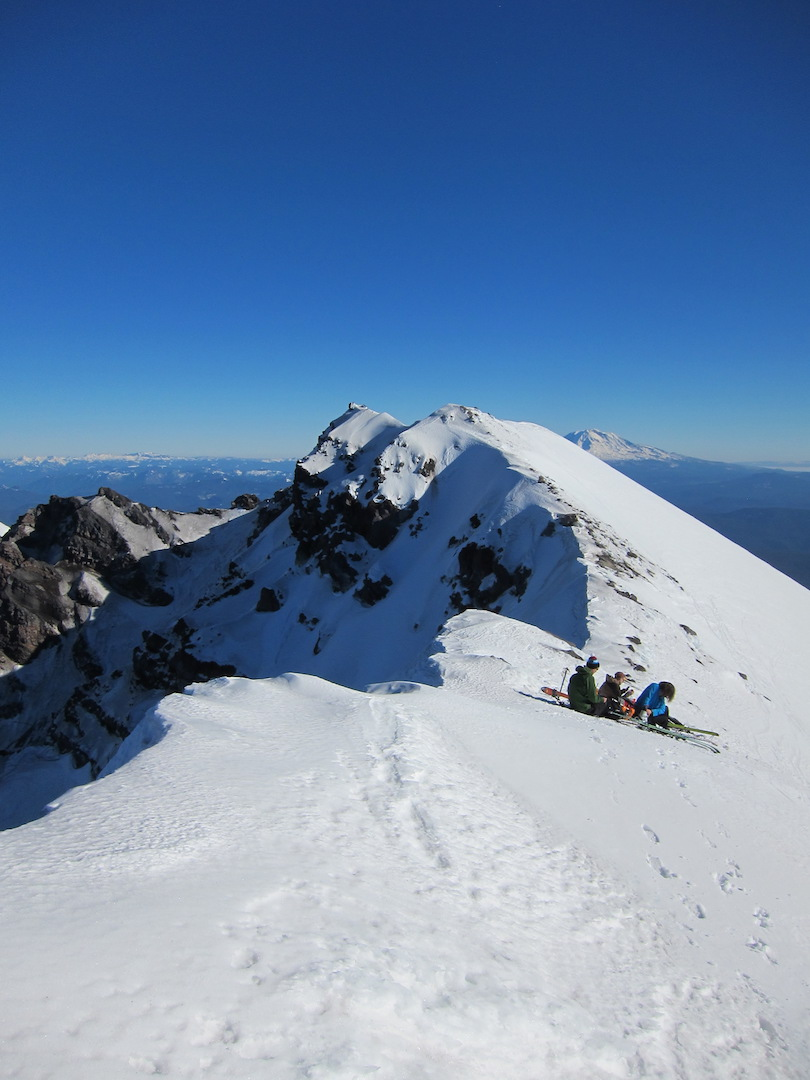
#> input picture Ass2/Images/Mountain/3.jpg, 810 x 1080 px, found by its file name
$ python main4.py
#> lines starting #> are read from the running program, lines starting #| are printed output that depends on the picture
import cv2
import numpy as np
from matplotlib import pyplot as plt


def FindMatches(BaseImage, SecImage):
    # Using SIFT to find the keypoints and decriptors in the images
    Sift = cv2.SIFT_create()
    BaseImage_kp, BaseImage_des = Sift.detectAndCompute(cv2.cvtColor(BaseImage, cv2.COLOR_BGR2GRAY), None)
    SecImage_kp, SecImage_des = Sift.detectAndCompute(cv2.cvtColor(SecImage, cv2.COLOR_BGR2GRAY), None)

    # Using Brute Force matcher to find matches.
    BF_Matcher = cv2.BFMatcher()
    InitialMatches = BF_Matcher.knnMatch(BaseImage_des, SecImage_des, k=2)

    # Applying ratio test and filtering out the good matches.
    GoodMatches = []
    for m, n in InitialMatches:
        if m.distance < 0.75 * n.distance:
            GoodMatches.append([m])

    return GoodMatches, BaseImage_kp, SecImage_kp


def FindHomography(Matches, BaseImage_kp, SecImage_kp):
    # If less than 4 matches found, exit the code.
    if len(Matches) < 4:
        print("\nNot enough matches found between the images.\n")
        exit(0)

    # Storing coordinates of points corresponding to the matches found in both the images
    BaseImage_pts = []
    SecImage_pts = []
    for Match in Matches:
        BaseImage_pts.append(BaseImage_kp[Match[0].queryIdx].pt)
        SecImage_pts.append(SecImage_kp[Match[0].trainIdx].pt)

    # Changing the datatype to "float32" for finding homography
    BaseImage_pts = np.float32(BaseImage_pts)
    SecImage_pts = np.float32(SecImage_pts)

    # Finding the homography matrix(transformation matrix).
    (HomographyMatrix, Status) = cv2.findHomography(SecImage_pts, BaseImage_pts, cv2.RANSAC, 4.0)

    return HomographyMatrix, Status


def GetNewFrameSizeAndMatrix(HomographyMatrix, Sec_ImageShape, Base_ImageShape):
    # Reading the size of the image
    (Height, Width) = Sec_ImageShape

    # Taking the matrix of initial coordinates of the corners of the secondary image
    # Stored in the following format: [[x1, x2, x3, x4], [y1, y2, y3, y4], [1, 1, 1, 1]]
    # Where (xi, yi) is the coordinate of the i th corner of the image.
    InitialMatrix = np.array([[0, Width - 1, Width - 1, 0],
                              [0, 0, Height - 1, Height - 1],
                              [1, 1, 1, 1]])

    # Finding the final coordinates of the corners of the image after transformation.
    # NOTE: Here, the coordinates of the corners of the frame may go out of the
    # frame(negative values). We will correct this afterwards by updating the
    # homography matrix accordingly.
    FinalMatrix = np.dot(HomographyMatrix, InitialMatrix)

    [x, y, c] = FinalMatrix
    x = np.divide(x, c)
    y = np.divide(y, c)

    # Finding the dimentions of the stitched image frame and the "Correction" factor
    min_x, max_x = int(round(min(x))), int(round(max(x)))
    min_y, max_y = int(round(min(y))), int(round(max(y)))

    New_Width = max_x
    New_Height = max_y
    Correction = [0, 0]
    if min_x < 0:
        New_Width -= min_x
        Correction[0] = abs(min_x)
    if min_y < 0:
        New_Height -= min_y
        Correction[1] = abs(min_y)

    # Again correcting New_Width and New_Height
    # Helpful when secondary image is overlaped on the left hand side of the Base image.
    if New_Width < Base_ImageShape[1] + Correction[0]:
        New_Width = Base_ImageShape[1] + Correction[0]
    if New_Height < Base_ImageShape[0] + Correction[1]:
        New_Height = Base_ImageShape[0] + Correction[1]

    # Finding the coordinates of the corners of the image if they all were within the frame.
    x = np.add(x, Correction[0])
    y = np.add(y, Correction[1])
    OldInitialPoints = np.float32([[0, 0],
                                   [Width - 1, 0],
                                   [Width - 1, Height - 1],
                                   [0, Height - 1]])
    NewFinalPonts = np.float32(np.array([x, y]).transpose())

    # Updating the homography matrix. Done so that now the secondary image completely
    # lies inside the frame
    HomographyMatrix = cv2.getPerspectiveTransform(OldInitialPoints, NewFinalPonts)

    return [New_Height, New_Width], Correction, HomographyMatrix


def StitchImages(BaseImage, SecImage):
    # Finding matches between the 2 images and their keypoints
    Matches, BaseImage_kp, SecImage_kp = FindMatches(BaseImage, SecImage)

    # Finding homography matrix.
    HomographyMatrix, Status = FindHomography(Matches, BaseImage_kp, SecImage_kp)

    # Finding size of new frame of stitched images and updating the homography matrix
    NewFrameSize, Correction, HomographyMatrix = GetNewFrameSizeAndMatrix(HomographyMatrix, SecImage.shape[:2], BaseImage.shape[:2])

    # Finally placing the images upon one another.
    StitchedImage = cv2.warpPerspective(SecImage, HomographyMatrix, (NewFrameSize[1], NewFrameSize[0]))
    StitchedImage[Correction[1]:Correction[1]+BaseImage.shape[0], Correction[0]:Correction[0]+BaseImage.shape[1]] = BaseImage

    return StitchedImage


if __name__ == "__main__":
    # Reading the 2 images.
    Image1 = cv2.imread("Images/Mountain/3.jpg")
#> Image1 is the input picture: shape (1080, 810, 3); mean B, G, R 170.7, 136.7, 109.8
    Image2 = cv2.imread("Images/Mountain/4.jpg")
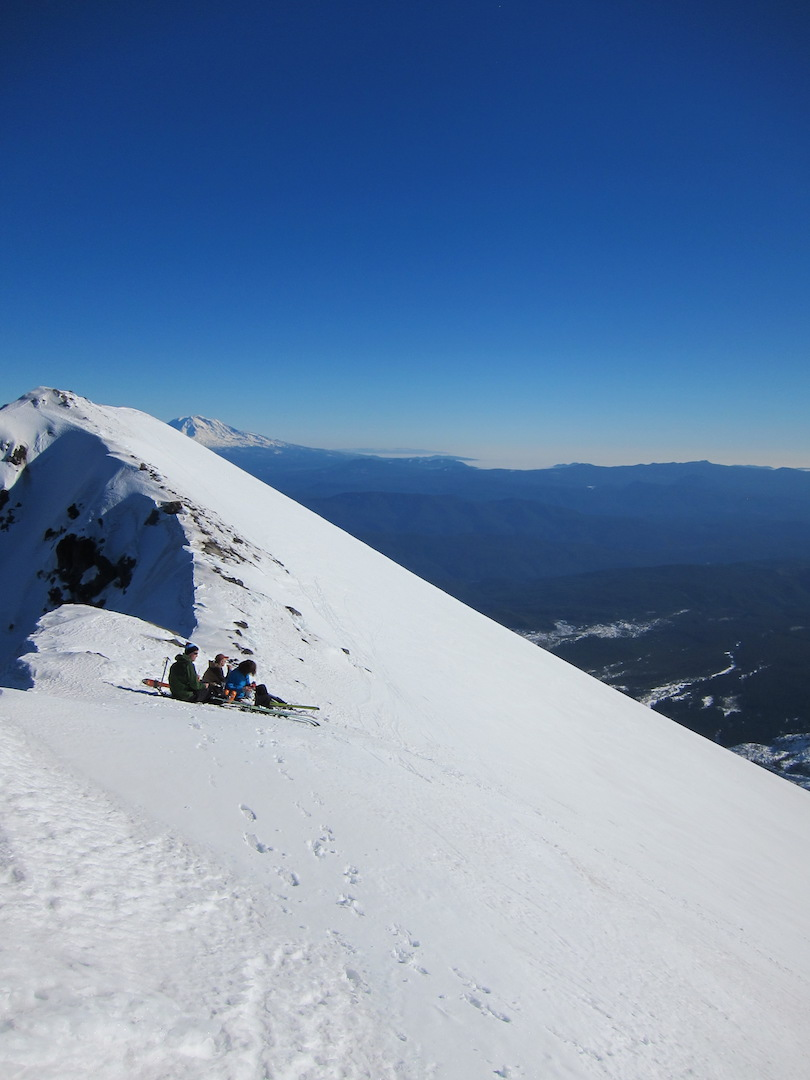
#> input picture Ass2/Images/Mountain/4.jpg, 810 x 1080 px, found by its file name
#> Image2 is the input picture: shape (1080, 810, 3); mean B, G, R 170, 136.6, 111

    # Checking if images read
    if Image1 is None or Image2 is None:
        print("\nImages not read properly or does not exist.\n")
        exit(0)

    # Calling function for stitching images.
    StitchedImage = StitchImages(Image1, Image2)
#> in FindMatches, `BaseImage_kp, BaseImage_des = Sift.detectAndCompute(cv2.cvtColor(BaseI..`: BaseImage_kp = 1334 keypoints; strongest (x, y, size): (386, 469, 2.6), (558, 500, 1.8), (666, 689, 11.4), (682, 626, 1.9)
#> in FindMatches, `SecImage_kp, SecImage_des = Sift.detectAndCompute(cv2.cvtColor(SecImag..`: SecImage_kp = 703 keypoints; strongest (x, y, size): (238, 632, 3.2), (151, 694, 2.2), (253, 683, 2), (162, 487, 2)
#> in FindMatches, `InitialMatches = BF_Matcher.knnMatch(BaseImage_des, SecImage_des, k=2)`: InitialMatches = 1334 matches
#> after the loop in FindMatches, `for m, n in InitialMatches:`: GoodMatches = 259 matches
#> after the loop in FindHomography, `for Match in Matches:`: BaseImage_pts = 259 pairs, first value 37.64 to 784.8, second value 404.6 to 1053.3; SecImage_pts = 259 pairs, first value 5.09 to 704.8, second value 387.5 to 1030.1
#> in FindHomography, `(HomographyMatrix, Status) = cv2.findHomography(SecImage_pts, BaseImag..`: HomographyMatrix = [[0.714, -0.0441, 412.5], [-0.0958, 0.82, 70.87], [-0.000243, -0.000106, 1]]; Status = 259 values, max 1 at index 13, min 0 at index 0, mean 0.699
#> in GetNewFrameSizeAndMatrix, `FinalMatrix = np.dot(HomographyMatrix, InitialMatrix)`: FinalMatrix = [[412.5, 990.4, 942.8, 364.9], [70.87, -6.63, 877.8, 955.3], [1, 0.803, 0.689, 0.886]]
#> in GetNewFrameSizeAndMatrix, `[x, y, c] = FinalMatrix`: x = [412.5, 990.4, 942.8, 364.9]; y = [70.87, -6.63, 877.8, 955.3]; c = [1, 0.803, 0.689, 0.886]
#> in GetNewFrameSizeAndMatrix, `x = np.divide(x, c)`: x = [412.5, 1233.1, 1368.8, 412.1]
#> in GetNewFrameSizeAndMatrix, `y = np.divide(y, c)`: y = [70.87, -8.25, 1274.4, 1078.7]
#> in GetNewFrameSizeAndMatrix, `min_x, max_x = int(round(min(x))), int(round(max(x)))`: min_x = 412; max_x = 1369
#> in GetNewFrameSizeAndMatrix, `min_y, max_y = int(round(min(y))), int(round(max(y)))`: min_y = -8; max_y = 1274
#> in GetNewFrameSizeAndMatrix, `New_Width = max_x`: New_Width = 1369
#> in GetNewFrameSizeAndMatrix, `New_Height = max_y`: New_Height = 1274
#> in GetNewFrameSizeAndMatrix, `New_Height -= min_y`: New_Height = 1282
#> in GetNewFrameSizeAndMatrix, `y = np.add(y, Correction[1])`: y = [78.87, -0.252, 1282.4, 1086.7]
#> in GetNewFrameSizeAndMatrix, `NewFinalPonts = np.float32(np.array([x, y]).transpose())`: NewFinalPonts = [[412.5, 78.87], [1233.1, -0.252], [1368.8, 1282.4], [412.1, 1086.7]]
#> in GetNewFrameSizeAndMatrix, `HomographyMatrix = cv2.getPerspectiveTransform(OldInitialPoints, NewFi..`: HomographyMatrix = [[0.714, -0.0441, 412.5], [-0.0977, 0.819, 78.87], [-0.000243, -0.000106, 1]]
#> in StitchImages, `NewFrameSize, Correction, HomographyMatrix = GetNewFrameSizeAndMatrix(..`: NewFrameSize = [1282, 1369]; Correction = [0, 8]
#> in StitchImages, `StitchedImage = cv2.warpPerspective(SecImage, HomographyMatrix, (NewFr..`:
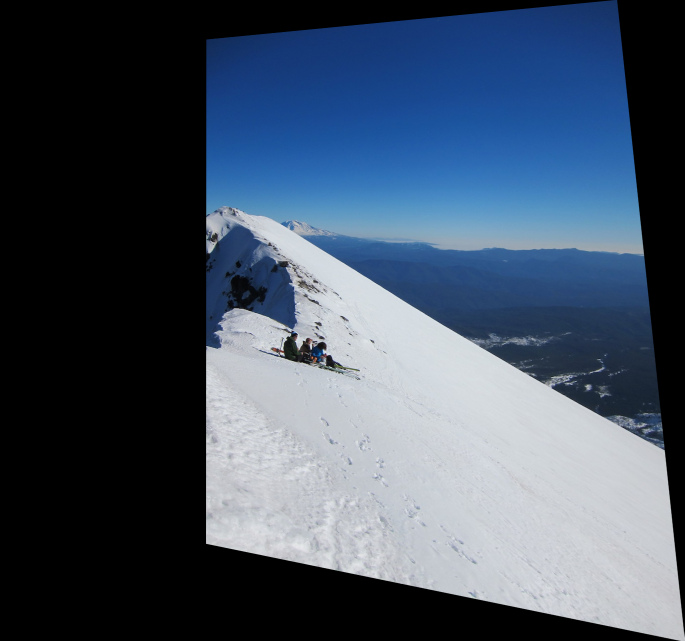
#> StitchedImage: shape (1282, 1369, 3) (shown at 1/2 size); mean B, G, R 99.7, 81.9, 68.1
#> in StitchImages, `StitchedImage[Correction[1]:Correction[1]+BaseImage.shape[0], Correcti..`:
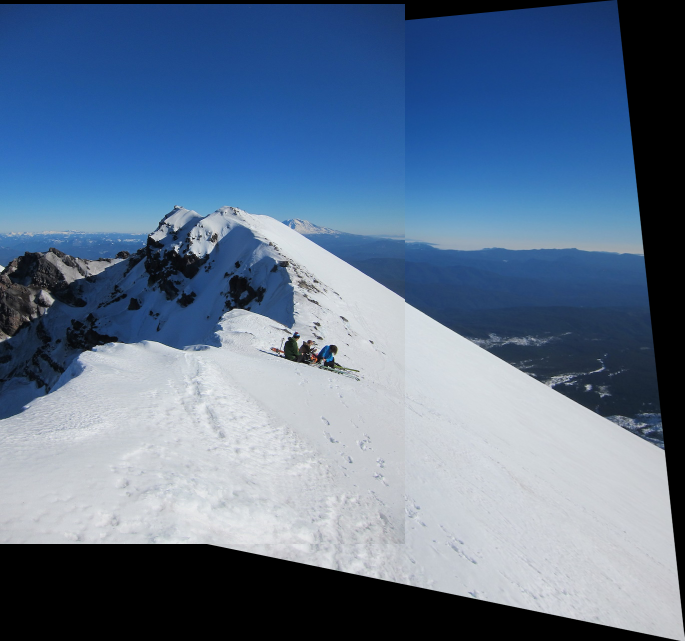
#> StitchedImage: shape (1282, 1369, 3) (shown at 1/2 size); mean B, G, R 144.3, 116.8, 95.1

    cv2.namedWindow('img', cv2.WINDOW_NORMAL)
    cv2.imshow('img', StitchedImage)
    cv2.waitKey(0)
    cv2.destroyAllWindows()
